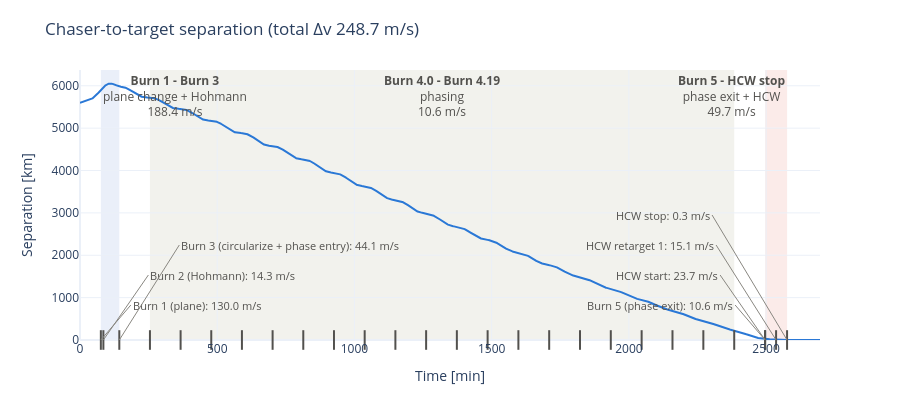

Write notebook code for a chart like this one.
### Code cell
CFG = RpoConfig(
    mu=MU_MARS,
    j2=J2,
    r_cb=R_MARS,
    epoch0_tdb_s=EPOCH0_TDB_S,
    k_phase=20,
    hcw_thresh=20 * KM_TO_M,
    t_rendezvous=40 * MIN_TO_SEC,
    dock_thresh=50,  # m
)

def solve_case(name, chaser0):
    """Pass 1 measures the J2 RAAN drift during phasing; pass 2 pre-biases Burn 1. Keeps the cheaper."""
    print(f"===== {name}")
    tl_0, info_0 = run_rpo(chaser0, TARGET_0, CFG, verbose=True)

    # Analytic estimate: phasing orbit sits higher, so its node regresses more slowly
    drift_analytic = (
        raan_dot_j2(info_0["a_phase"], 0, info_0["i_target"])
        - raan_dot_j2(info_0["a_target"], 0, info_0["i_target"])
    ) * info_0["t_phase"]
    print(
        f"RAAN drift during phasing: measured {info_0['draan'] * RAD_TO_DEG:.4f} deg, "
        f"analytic {drift_analytic * RAD_TO_DEG:.4f} deg"
    )

    bias = -info_0["draan"]
    print(f"Re-running with RAAN bias {bias * RAD_TO_DEG:.4f} deg")
    tl_b, info_b = run_rpo(chaser0, TARGET_0, CFG, raan_bias=bias, verbose=True)
    use_bias = tl_b.dv_total < tl_0.dv_total
    print(
        f"J2 bias {'saves' if use_bias else 'costs'} {abs(tl_0.dv_total - tl_b.dv_total):.3f} m/s"
        f" -> using the {'biased' if use_bias else 'unbiased'} plan\n"
    )
    tl_, info_ = (tl_b, info_b) if use_bias else (tl_0, info_0)
    return {"tl": tl_, "info": info_, "raan_bias": bias if use_bias else 0.0, "tl_unbiased": tl_0}


results = {name: solve_case(name, chaser0) for name, chaser0 in CASES.items()}

print(f"{'case':<10}{'dv [m/s]':>10}{'burns':>7}{'dock [hr]':>11}{'miss [m]':>10}")
for name, r in results.items():
    t_stop = next(b.t_s for b in r["tl"].burns if b.name == "HCW stop")
    print(
        f"{name:<10}{r['tl'].dv_total:>10.2f}{len(r['tl'].burns):>7}"
        f"{t_stop / HOUR_TO_SEC:>11.2f}{norm(r['info']['docking_rsw']):>10.2f}"
    )

# Plots below use this case
PLOT_CASE = "dispersed"
tl, info = results[PLOT_CASE]["tl"], results[PLOT_CASE]["info"]
n_hat = info["n_hat"]

ts_tl, rv_c_tl, rv_t_tl = tl.arrays()

# Separation vs time: shaded phases labeled with the burns they span, plus a tick per burn
def short(name):
    """'Burn 4.3 (phasing)' -> 'Burn 4.3'."""
    return name.split(" (")[0]


rows = {r["phase"]: r for r in dv_breakdown(tl)}
bands = [
    ("plane change + Hohmann", ["Plane change", "Hohmann + phase entry"], "#e8eef9", "top left"),
    ("phasing", ["Phasing"], "#f1f1ec", "top"),
    ("phase exit + HCW", ["Phase exit", "HCW terminal"], "#fbe9e7", "top right"),
]
t_dock = rows["HCW terminal"]["t_end"]
fig_sep = plot_separation(
    ts_tl, rv_c_tl, rv_t_tl, left=0, right=(t_dock + 2 * HOUR_TO_SEC) * SEC_TO_MIN, show=False
)
for label, phases, fill, anchor in bands:
    rs = [rows[ph] for ph in phases if ph in rows]
    t0, t1 = rs[0]["t_start"], rs[-1]["t_end"]
    span = f"{short(rs[0]['first_burn'])} - {short(rs[-1]['last_burn'])}"
    fig_sep.add_vrect(
        x0=t0 * SEC_TO_MIN,
        x1=max(t1, t0 + 20 * 60) * SEC_TO_MIN,  # min width so short phases show
        fillcolor=fill,
        opacity=0.9,
        layer="below",
        line_width=0,
        annotation_text=f"<b>{span}</b><br>{label}<br>{sum(r['dv'] for r in rs):.1f} m/s",
        annotation_position=anchor,
        annotation_font={"size": 12, "color": "#52514e"},
    )

# Tick per burn along the time axis (hover for name and dv)
fig_sep.add_scatter(
    x=[b.t_s * SEC_TO_MIN for b in tl.burns],
    y=[0.0] * len(tl.burns),
    mode="markers",
    marker={"symbol": "line-ns", "size": 14, "line": {"width": 2, "color": "#52514e"}},
    text=[f"{b.name}<br>{b.dv_mag:.2f} m/s" for b in tl.burns],
    hovertemplate="%{text}<br>t = %{x:.1f} min<extra></extra>",
    cliponaxis=False,
)

# Labeled callouts for the non-phasing burns, fanned out so close burns stay readable
key = [b for b in tl.burns if "(phasing)" not in b.name]
t_mid = 0.5 * t_dock
left = [b for b in key if b.t_s < t_mid]
right = [b for b in key if b.t_s >= t_mid]
for group, sign in ((left, 1), (right, -1)):
    for k, b in enumerate(group):
        fig_sep.add_annotation(
            x=b.t_s * SEC_TO_MIN,
            y=0,
            text=f"{b.name}: {b.dv_mag:.1f} m/s",
            showarrow=True,
            arrowhead=0,
            arrowcolor="#898781",
            ax=sign * (30 + 15 * k),
            ay=-35 - 30 * k,
            xanchor="left" if sign > 0 else "right",
            font={"size": 11, "color": "#52514e"},
        )
fig_sep.update_layout(title=f"Chaser-to-target separation (total Δv {tl.dv_total:.1f} m/s)")
fig_sep.show()

### Figure 1 — Plotly figure (JSON) as saved in the notebook; plotly's stock layout.template omitted (floating-point values rounded to 4 significant figures; data arrays with more than 128 entries replaced by an {"elided": "..."} marker saying what was removed)
{"data": [{"hovertemplate": "t = %{x:.1f} min<br>separation = %{y:.1f} km<extra></extra>", "line": {"color": "#2a78d6", "width": 2}, "mode": "lines", "type": "scatter", "x": {"elided": "26974 float values"}, "y": {"elided": "26974 float values"}}, {"cliponaxis": false, "hovertemplate": "%{text}<br>t = %{x:.1f} min<extra></extra>", "marker": {"line": {"color": "#52514e", "width": 2}, "size": 14, "symbol": "line-ns"}, "mode": "markers", "text": ["Burn 1 (plane)<br>129.97 m/s", "Burn 2 (Hohmann)<br>14.29 m/s", "Burn 3 (circularize + phase entry)<br>44.10 m/s", "Burn 4.0 (phasing)<br>0.90 m/s", "Burn 4.1 (phasing)<br>0.10 m/s", "Burn 4.2 (phasing)<br>0.18 m/s", "Burn 4.3 (phasing)<br>0.26 m/s", "Burn 4.4 (phasing)<br>0.34 m/s", "Burn 4.5 (phasing)<br>0.41 m/s", "Burn 4.6 (phasing)<br>0.47 m/s", "Burn 4.7 (phasing)<br>0.52 m/s", "Burn 4.8 (phasing)<br>0.56 m/s", "Burn 4.9 (phasing)<br>0.59 m/s", "Burn 4.10 (phasing)<br>0.61 m/s", "Burn 4.11 (phasing)<br>0.62 m/s", "Burn 4.12 (phasing)<br>0.63 m/s", "Burn 4.13 (phasing)<br>0.62 m/s", "Burn 4.14 (phasing)<br>0.62 m/s", "Burn 4.15 (phasing)<br>0.61 m/s", "Burn 4.16 (phasing)<br>0.60 m/s", "Burn 4.17 (phasing)<br>0.60 m/s", "Burn 4.18 (phasing)<br>0.62 m/s", "Burn 4.19 (phasing)<br>0.73 m/s", "Burn 5 (phase exit)<br>10.58 m/s", "HCW start<br>23.74 m/s", "HCW retarget 1<br>15.14 m/s", "HCW stop<br>0.26 m/s"], "type": "scatter", "x": [75.96, 85.21, 143.2, 254.9, 366.6, 478.3, 590.0, 701.8, 813.6, 925.4, 1037.0, 1149.0, 1261.0, 1373.0, 1485.0, 1597.0, 1710.0, 1822.0, 1934.0, 2046.0, 2159.0, 2271.0, 2384.0, 2496.0, 2496.0, 2536.0, 2576.0], "y": [0, 0, 0, 0, 0, 0, 0, 0, 0, 0, 0, 0, 0, 0, 0, 0, 0, 0, 0, 0, 0, 0, 0, 0, 0, 0, 0]}], "layout": {"annotations": [{"font": {"color": "#52514e", "size": 12}, "showarrow": false, "text": "<b>Burn 1 - Burn 3</b><br>plane change + Hohmann<br>188.4 m/s", "x": 75.96, "xanchor": "left", "xref": "x", "y": 1, "yanchor": "top", "yref": "y domain"}, {"font": {"color": "#52514e", "size": 12}, "showarrow": false, "text": "<b>Burn 4.0 - Burn 4.19</b><br>phasing<br>10.6 m/s", "x": 1319.0, "xanchor": "center", "xref": "x", "y": 1, "yanchor": "top", "yref": "y domain"}, {"font": {"color": "#52514e", "size": 12}, "showarrow": false, "text": "<b>Burn 5 - HCW stop</b><br>phase exit + HCW<br>49.7 m/s", "x": 2576.0, "xanchor": "right", "xref": "x", "y": 1, "yanchor": "top", "yref": "y domain"}, {"arrowcolor": "#898781", "arrowhead": 0, "ax": 30, "ay": -35, "font": {"color": "#52514e", "size": 11}, "showarrow": true, "text": "Burn 1 (plane): 130.0 m/s", "x": 75.96, "xanchor": "left", "y": 0}, {"arrowcolor": "#898781", "arrowhead": 0, "ax": 45, "ay": -65, "font": {"color": "#52514e", "size": 11}, "showarrow": true, "text": "Burn 2 (Hohmann): 14.3 m/s", "x": 85.21, "xanchor": "left", "y": 0}, {"arrowcolor": "#898781", "arrowhead": 0, "ax": 60, "ay": -95, "font": {"color": "#52514e", "size": 11}, "showarrow": true, "text": "Burn 3 (circularize + phase entry): 44.1 m/s", "x": 143.2, "xanchor": "left", "y": 0}, {"arrowcolor": "#898781", "arrowhead": 0, "ax": -30, "ay": -35, "font": {"color": "#52514e", "size": 11}, "showarrow": true, "text": "Burn 5 (phase exit): 10.6 m/s", "x": 2496.0, "xanchor": "right", "y": 0}, {"arrowcolor": "#898781", "arrowhead": 0, "ax": -45, "ay": -65, "font": {"color": "#52514e", "size": 11}, "showarrow": true, "text": "HCW start: 23.7 m/s", "x": 2496.0, "xanchor": "right", "y": 0}, {"arrowcolor": "#898781", "arrowhead": 0, "ax": -60, "ay": -95, "font": {"color": "#52514e", "size": 11}, "showarrow": true, "text": "HCW retarget 1: 15.1 m/s", "x": 2536.0, "xanchor": "right", "y": 0}, {"arrowcolor": "#898781", "arrowhead": 0, "ax": -75, "ay": -125, "font": {"color": "#52514e", "size": 11}, "showarrow": true, "text": "HCW stop: 0.3 m/s", "x": 2576.0, "xanchor": "right", "y": 0}], "height": 420, "margin": {"t": 70}, "shapes": [{"fillcolor": "#e8eef9", "layer": "below", "line": {"width": 0}, "opacity": 0.9, "type": "rect", "x0": 75.96, "x1": 143.2, "xref": "x", "y0": 0, "y1": 1, "yref": "y domain"}, {"fillcolor": "#f1f1ec", "layer": "below", "line": {"width": 0}, "opacity": 0.9, "type": "rect", "x0": 254.9, "x1": 2384.0, "xref": "x", "y0": 0, "y1": 1, "yref": "y domain"}, {"fillcolor": "#fbe9e7", "layer": "below", "line": {"width": 0}, "opacity": 0.9, "type": "rect", "x0": 2496.0, "x1": 2576.0, "xref": "x", "y0": 0, "y1": 1, "yref": "y domain"}], "showlegend": false, "title": {"text": "Chaser-to-target separation (total Δv 248.7 m/s)"}, "xaxis": {"autorange": false, "range": [0, 2696.0], "title": {"text": "Time [min]"}}, "yaxis": {"autorange": true, "rangemode": "tozero", "title": {"text": "Separation [km]"}}}}
